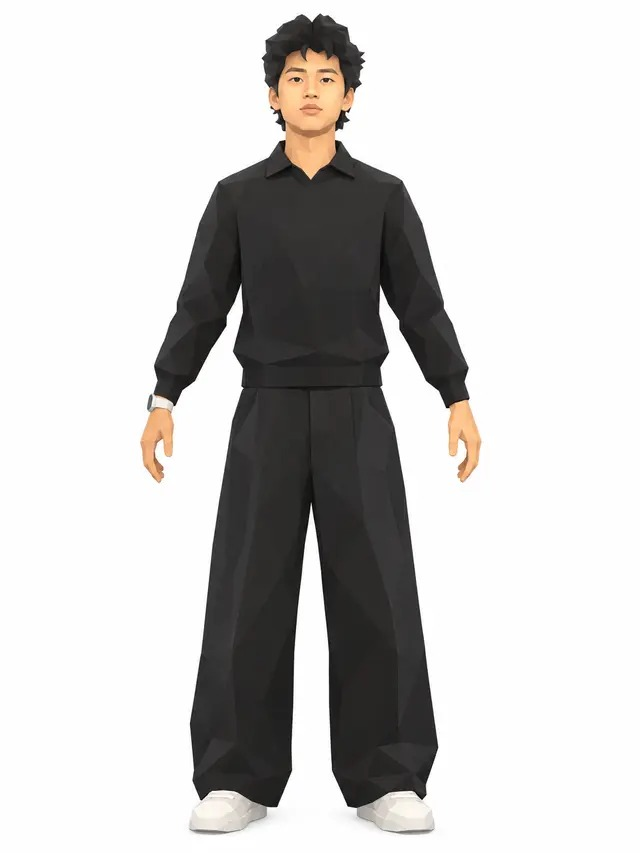
#> input picture scripts/figura/render-original.png, 640 x 853 px, given in place of front.png, which was not available
$ python 1_mascara.py ../figura
#> lines starting #> are read from the running program, lines starting #| are printed output that depends on the picture; after the words box and inside, x2 and y2 are one past the last pixel; in counts of white or black regions, pixels touching at a corner belong together; pictures that were not available may be replaced by others from this repository, and a replacement may not be noted
import sys, numpy as np
from PIL import Image
from scipy import ndimage as nd
W=sys.argv[1]
im=np.asarray(Image.open(f'{W}/front.png').convert('RGB')).astype(int)
H,Wd,_=im.shape
#> H = 853; Wd = 640
lum=(im*[0.3,0.59,0.11]).sum(2); sat=im.max(2)-im.min(2)
#> after `sat = im.max(2) - im.min(2)`:
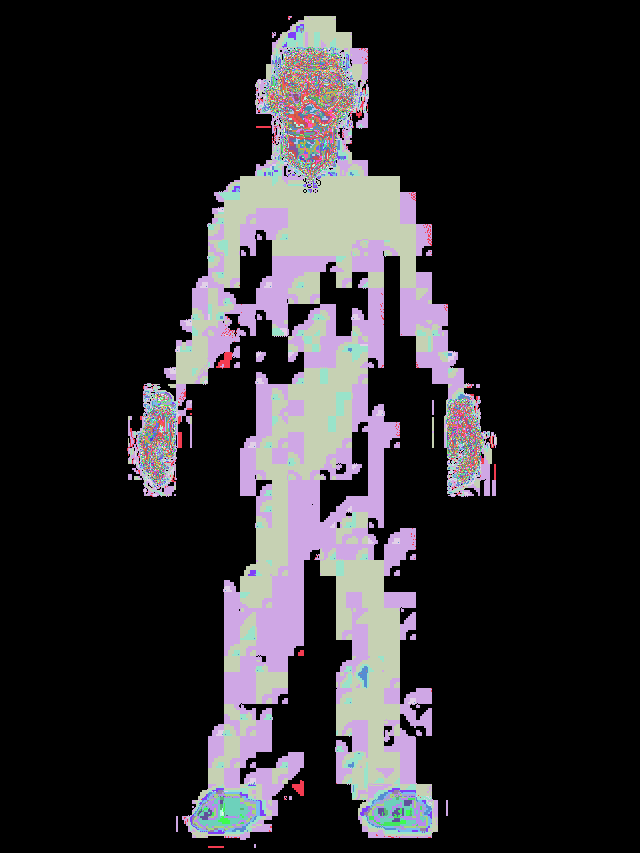
#> sat: shape (853, 640) int64; 139 distinct labels, from 0 to 143; one colour per label, 0 black
dark=(lum<145)&(sat<34)
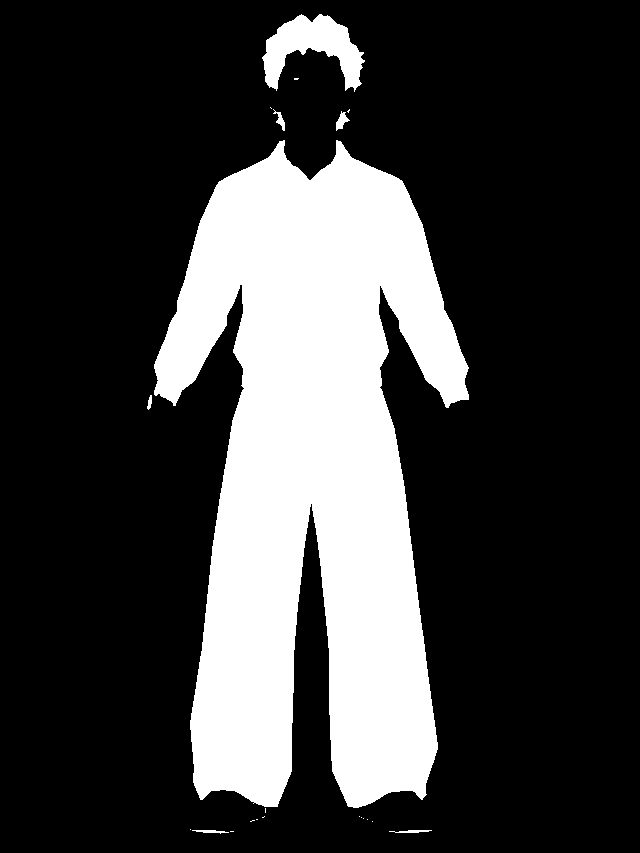
#> dark: shape (853, 640) bool; 24.3% white; 21 white regions (14 under 20 px), largest, box (x1, y1, x2, y2) and area: (154, 140, 469, 808) 128134, (262, 14, 365, 92) 3881, (336, 111, 350, 131) 133
skin=(im[:,:,0]>190)&(im[:,:,0]-im[:,:,2]>35)&(im[:,:,0]-im[:,:,2]<115)&(im[:,:,1]>140)
#> skin: shape (853, 640) bool; 1.3% white; 16 white regions (12 under 20 px), largest, box (x1, y1, x2, y2) and area: (268, 51, 355, 179) 4779, (448, 400, 481, 483) 1387, (140, 407, 174, 483) 1012, (306, 109, 318, 114) 40
white=(lum>225)&(sat<30)  # socks/cuffs/undershirt
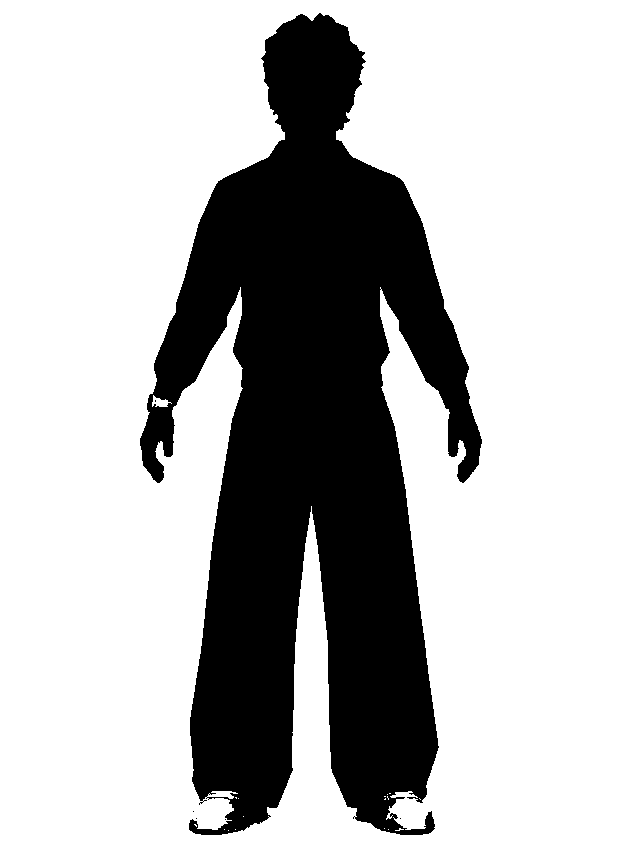
#> white: shape (853, 640) bool; 73% white; 6 black regions (5 under 20 px), largest, box (x1, y1, x2, y2) and area: (140, 13, 482, 835) 147146
yy,xx=np.mgrid[0:H,0:Wd]
region=(xx>=62)&(xx<=286)&(yy>=48)&(yy<=752)
region&=~((yy>458)&(xx>250))
region&=~((yy>395)&(yy<=458)&(xx>279))
skin&=(yy<470)
#> skin: shape (853, 640) bool; 1.3% white; 14 white regions (10 under 20 px), largest, box (x1, y1, x2, y2) and area: (268, 51, 355, 179) 4779, (448, 400, 481, 470) 1305, (140, 407, 174, 470) 936, (306, 109, 318, 114) 40
m=(dark|skin)&region
#> m: shape (853, 640) bool; 7.3% white; 11 white regions (8 under 20 px), largest, box (x1, y1, x2, y2) and area: (154, 48, 287, 753) 38681, (140, 407, 174, 470) 936, (147, 395, 152, 410) 47
m=nd.binary_closing(m,iterations=3)
#> m: shape (853, 640) bool; 7.4% white; 2 white regions (1 under 20 px), largest, box (x1, y1, x2, y2) and area: (140, 48, 287, 753) 40368
m=nd.binary_fill_holes(m)
#> m: shape (853, 640) bool; 7.5% white; 2 white regions (1 under 20 px), largest, box (x1, y1, x2, y2) and area: (140, 48, 287, 753) 40685
m=nd.binary_opening(m,iterations=2)
#> m: shape (853, 640) bool; 7.4% white; 2 white regions, box (x1, y1, x2, y2) and area: (140, 138, 287, 753) 39202, (262, 48, 287, 132) 1425
lab,n=nd.label(m); sizes=nd.sum(m,lab,range(1,n+1)); m=lab==(1+np.argmax(sizes))
#> after `lab, n = nd.label(m)`:
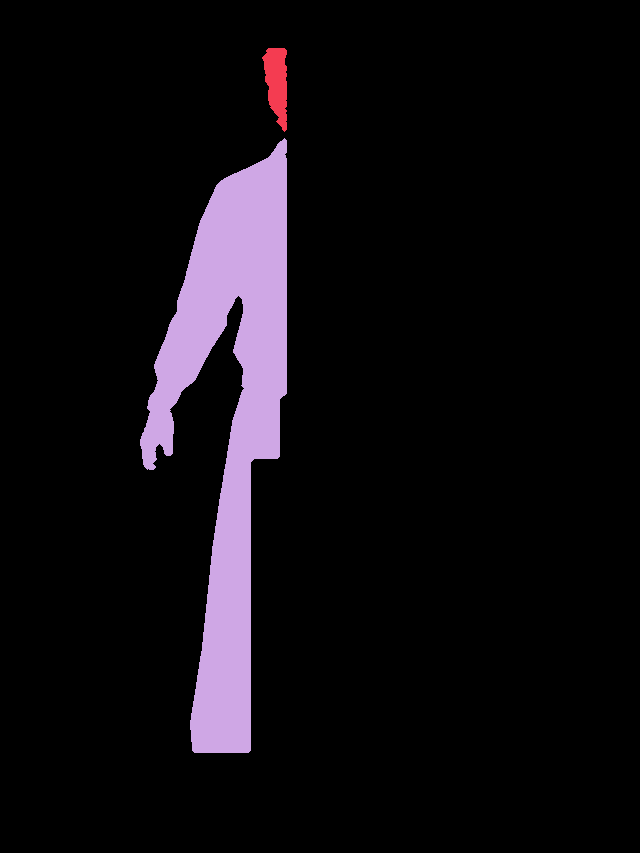
#> lab: shape (853, 640) int32; 3 distinct labels, from 0 to 2; one colour per label, 0 black
#> after `lab, n = nd.label(m)`: n = 2
#> after `sizes = nd.sum(m, lab, range(1, n + 1))`: sizes = [1425, 39202]
#> after `m = lab == 1 + np.argmax(sizes)`: m: shape (853, 640) bool; 7.2% white; 1 white region, box (x1, y1, x2, y2) and area: (140, 138, 287, 753) 39202
# add white bits (socks, cuffs, undershirt band) touching the body
wb=white&region&nd.binary_dilation(m,iterations=6)&(yy>360)&((yy<392)|(yy>722))
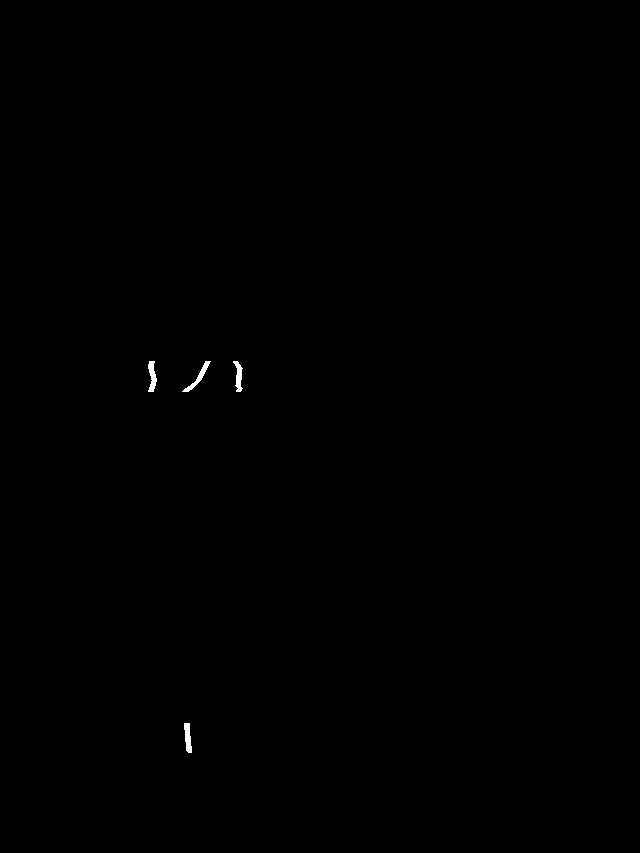
#> wb: shape (853, 640) bool; 0.13% white; 4 white regions, box (x1, y1, x2, y2) and area: (182, 361, 211, 392) 182, (148, 361, 157, 392) 175, (184, 723, 192, 753) 167, (233, 361, 243, 392) 166
wl,wn=nd.label(wb)
#> wl: shape (853, 640) int32; 5 distinct labels, from 0 to 4
#> wn = 4
for i in range(1,wn+1):
    comp=wl==i
    if comp.sum()<1500: m|=comp
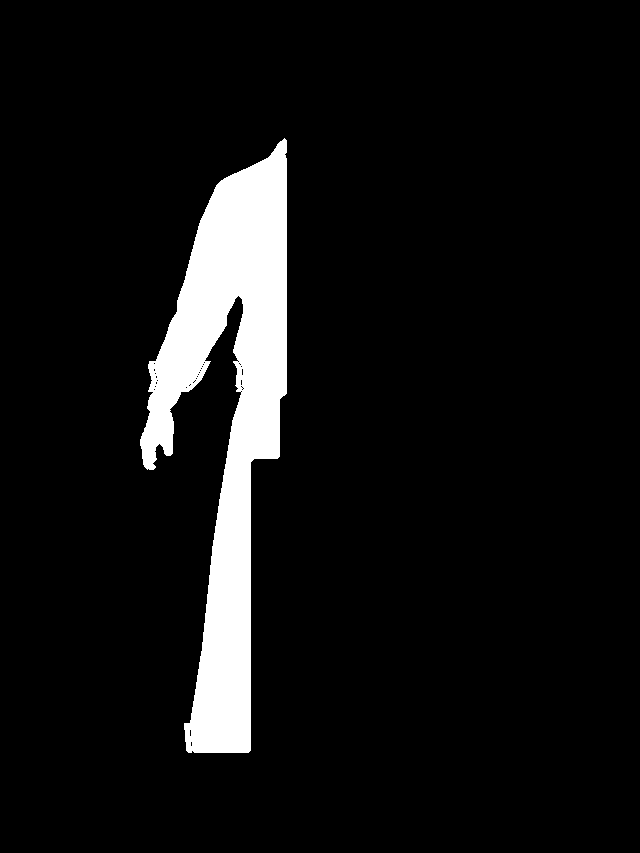
#> m: shape (853, 640) bool; 7.3% white; 1 white region, box (x1, y1, x2, y2) and area: (140, 138, 287, 753) 39892
m=nd.binary_fill_holes(nd.binary_closing(m,iterations=2))
#> m: shape (853, 640) bool; 7.3% white; 1 white region, box (x1, y1, x2, y2) and area: (140, 138, 287, 753) 39973
np.save(f'{W}/mask.npy',m)
vis=(im*0.35).astype('uint8'); vis[m]=im[m]
#> after `vis[m] = im[m]`:
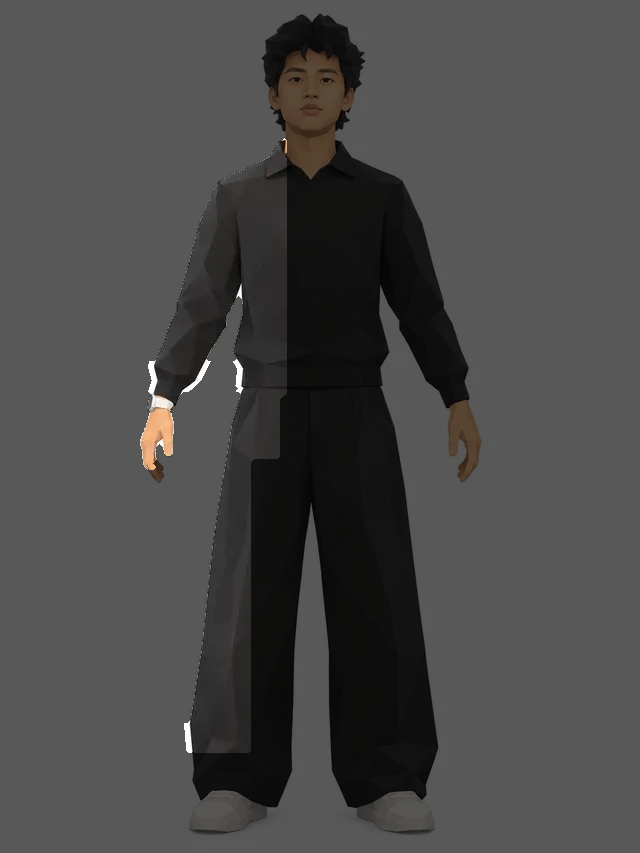
#> vis: shape (853, 640, 3); mean R, G, B 73.1, 72.5, 72
Image.fromarray(vis).save(f'{W}/maskvis.png')
print(m.sum())
#| 39973
